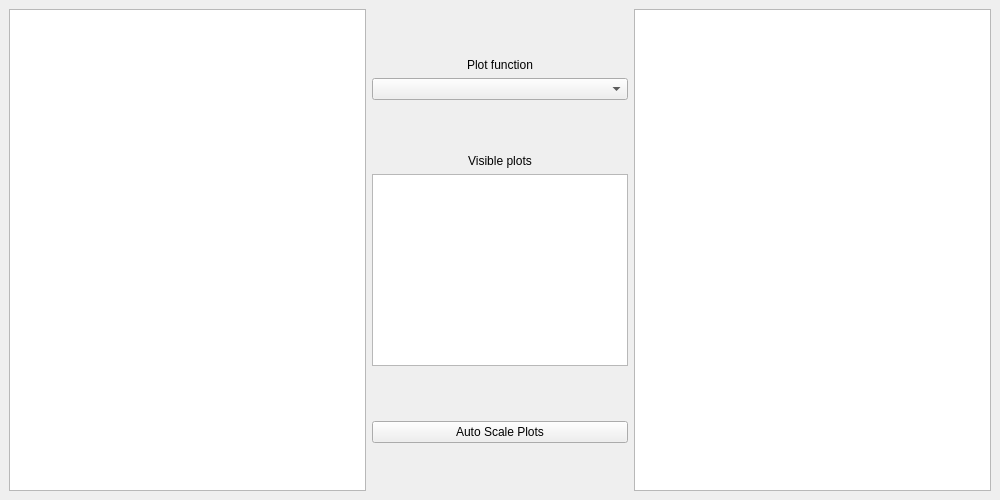
<?xml version="1.0" encoding="UTF-8"?>
<ui version="4.0">
 <class>PlotterWindow</class>
 <widget class="QMainWindow" name="PlotterWindow">
  <property name="geometry">
   <rect>
    <x>0</x>
    <y>0</y>
    <width>1000</width>
    <height>500</height>
   </rect>
  </property>
  <property name="windowTitle">
   <string>Plotter</string>
  </property>
  <widget class="QWidget" name="centralwidget">
   <layout class="QVBoxLayout" name="verticalLayout">
    <item>
     <layout class="QHBoxLayout" name="horizontalLayout">
      <item>
       <widget class="PlotWidget" name="graphicsViewOriginalImage"/>
      </item>
      <item>
       <layout class="QVBoxLayout" name="verticalLayout_2">
        <property name="sizeConstraint">
         <enum>QLayout::SetDefaultConstraint</enum>
        </property>
        <item>
         <spacer name="verticalSpacer">
          <property name="orientation">
           <enum>Qt::Vertical</enum>
          </property>
          <property name="sizeHint" stdset="0">
           <size>
            <width>20</width>
            <height>40</height>
           </size>
          </property>
         </spacer>
        </item>
        <item>
         <widget class="QLabel" name="labelFunction">
          <property name="sizePolicy">
           <sizepolicy hsizetype="Minimum" vsizetype="Preferred">
            <horstretch>0</horstretch>
            <verstretch>0</verstretch>
           </sizepolicy>
          </property>
          <property name="text">
           <string>Plot function</string>
          </property>
          <property name="alignment">
           <set>Qt::AlignCenter</set>
          </property>
         </widget>
        </item>
        <item>
         <widget class="QComboBox" name="comboBoxFunction">
          <property name="sizePolicy">
           <sizepolicy hsizetype="Minimum" vsizetype="Fixed">
            <horstretch>0</horstretch>
            <verstretch>0</verstretch>
           </sizepolicy>
          </property>
         </widget>
        </item>
        <item>
         <spacer name="verticalSpacer_3">
          <property name="orientation">
           <enum>Qt::Vertical</enum>
          </property>
          <property name="sizeHint" stdset="0">
           <size>
            <width>20</width>
            <height>40</height>
           </size>
          </property>
         </spacer>
        </item>
        <item>
         <widget class="QLabel" name="label">
          <property name="sizePolicy">
           <sizepolicy hsizetype="Minimum" vsizetype="Preferred">
            <horstretch>0</horstretch>
            <verstretch>0</verstretch>
           </sizepolicy>
          </property>
          <property name="text">
           <string>Visible plots</string>
          </property>
          <property name="alignment">
           <set>Qt::AlignCenter</set>
          </property>
         </widget>
        </item>
        <item>
         <widget class="QListWidget" name="listWidgetVisiblePlots">
          <property name="sizePolicy">
           <sizepolicy hsizetype="Fixed" vsizetype="Fixed">
            <horstretch>0</horstretch>
            <verstretch>0</verstretch>
           </sizepolicy>
          </property>
          <property name="editTriggers">
           <set>QAbstractItemView::NoEditTriggers</set>
          </property>
          <property name="showDropIndicator" stdset="0">
           <bool>false</bool>
          </property>
          <property name="defaultDropAction">
           <enum>Qt::IgnoreAction</enum>
          </property>
          <property name="selectionMode">
           <enum>QAbstractItemView::MultiSelection</enum>
          </property>
          <property name="horizontalScrollMode">
           <enum>QAbstractItemView::ScrollPerItem</enum>
          </property>
          <property name="layoutMode">
           <enum>QListView::SinglePass</enum>
          </property>
          <property name="uniformItemSizes">
           <bool>false</bool>
          </property>
         </widget>
        </item>
        <item>
         <spacer name="verticalSpacer_4">
          <property name="orientation">
           <enum>Qt::Vertical</enum>
          </property>
          <property name="sizeHint" stdset="0">
           <size>
            <width>20</width>
            <height>40</height>
           </size>
          </property>
         </spacer>
        </item>
        <item>
         <widget class="QPushButton" name="pushButtonAutoScalePlots">
          <property name="sizePolicy">
           <sizepolicy hsizetype="Minimum" vsizetype="Fixed">
            <horstretch>0</horstretch>
            <verstretch>0</verstretch>
           </sizepolicy>
          </property>
          <property name="text">
           <string>Auto Scale Plots</string>
          </property>
         </widget>
        </item>
        <item>
         <spacer name="verticalSpacer_2">
          <property name="orientation">
           <enum>Qt::Vertical</enum>
          </property>
          <property name="sizeHint" stdset="0">
           <size>
            <width>20</width>
            <height>40</height>
           </size>
          </property>
         </spacer>
        </item>
       </layout>
      </item>
      <item>
       <widget class="PlotWidget" name="graphicsViewProcessedImage"/>
      </item>
     </layout>
    </item>
   </layout>
  </widget>
 </widget>
 <customwidgets>
  <customwidget>
   <class>PlotWidget</class>
   <extends>QGraphicsView</extends>
   <header>pyqtgraph</header>
  </customwidget>
 </customwidgets>
 <resources/>
 <connections/>
</ui>
